Frame 1 (no input): blank canvas, image omitted
Frame 60 (the mouse pressed at the canvas centre just before this capture): blank canvas, image omitted
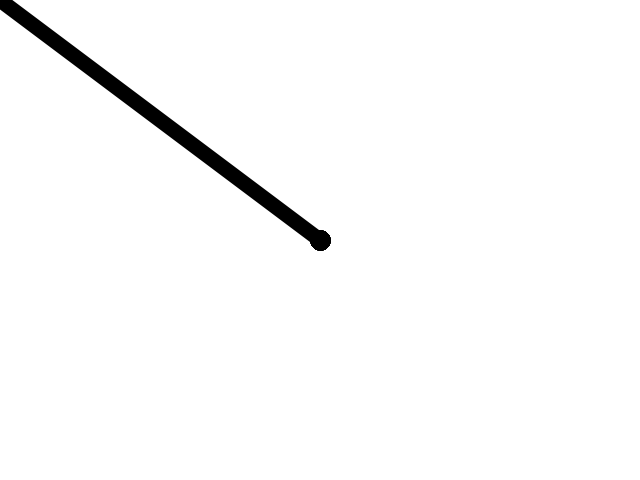
Frame 120 (the mouse held since frame 60 and released just before this capture)

The Processing sketch whose frames 1 and 60 were blank and that drew this single picture after the mouse press (run headless with seeded random() and noise(); from frame 60 on, the mouse is pressed at the canvas centre):

// Processing sketch: sketch_240507c
// ── sketch_240507c.pde

// PPaint v3: condicionales

//1) declarar variables
int grosor;
color colorLapiz;

void setup() {  // una sola vez CUANDO inicia el programa
  size( 640, 480 );
  background( 255 );

  //2) inicializar variables
  grosor = 3+2;  //=5
  colorLapiz = color( 0 );
}

void draw() {  // X veces por segundo durante todo el tiempo
  //no uso background porque me borraria el dibujo

  //point( mouseX, mouseY );
  //circle( mouseX, mouseY, 20 );
  strokeWeight( grosor );
  stroke( colorLapiz );
  line( mouseX, mouseY, pmouseX, pmouseY );
  
  // cambio de grosor dinamico
  if( mouseX < width/3 ){
    grosor = 10;
  }
  if( mouseX > width/3 && mouseX < width/3*2 ){  //dos condiciones sumarlas
    grosor = 20;
  }
  if( mouseX > width/3*2 ){
    grosor = 30;
  }

  // DEBUG variables
  //println( "grosor: " + grosor );
  //println( "colorLapiz: " + colorLapiz );
}

void keyPressed() {  // CUANDO tocas cualquier tecla del teclado
  //cambiar la variable colorLapiz a negro
  //colorLapiz = color(0);
  //colorLapiz = color( random(255),random(255),random(255) );
  //colorLapiz = color( random(255), 0, 0 );
  
  if( key == 'r' ){  // expresion condicional, devuelve true o false
    colorLapiz = color(200, 0, 0 );  // solo si es true, se ejecuta este codigo
  }
  if( key == 'g' ){  //verde
    colorLapiz = color(0, 200, 0 );
  }
  if( key == 'b' ){  //azul
    colorLapiz = color(0, 0, 200 );
  }
  
  
  //DEBUG evento
  println( "tecla presionada: " + key );
  println( "color: " + colorLapiz );
}

void mousePressed() {  // CUANDO presionas el clic del mouse o touch del trackpad
  //aumentar la variable grosor
  //grosor = grosor * 2;  //INCREMENTO EXPONENCIAL
  grosor = grosor + 5;
  
  //DEBUG mouse
  println( grosor);
}



//tipos de operaciones de comparacion para condicionales
/*

  ==  igual a
  >   mayor a
  <   menor a
  >=  mayor o igual a
  <=  menor o igual a
  
 */
